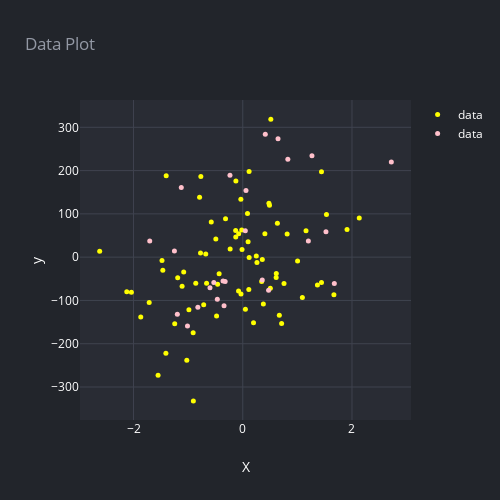

Notebook code for this chart:
### Code cell
X_train, X_test, y_train, y_test = train_test_split(X,y)

render(go.Figure(
           data=[
               scatter(X_train[:,0],y_train ,'data', mode='markers', size=5, color='yellow', opacity=1),
               scatter(X_test[:,0],y_test ,'data', mode='markers', size=5, color='pink', opacity=1)
           ]), 'Data Plot', x_axis_title='X', y_axis_title='y')

reg = SGDRegressor()
fit=reg.fit(X_train,y_train)

### Figure 1 — Plotly figure (JSON) as saved in the notebook; plotly's stock layout.template omitted (floating-point values rounded to 4 significant figures)
{"data": [{"marker": {"color": "yellow", "size": 5}, "mode": "markers", "name": "data", "opacity": 1, "type": "scatter", "x": [-0.07445, 0.5138, -0.9043, -0.3153, -0.6772, -0.5769, 0.3773, -0.4326, 0.09768, -0.7738, 1.092, 1.442, -0.4606, 0.505, -1.479, -2.62, -1.551, -1.024, -1.191, -0.2309, 2.133, -1.111, -0.7673, 1.909, -0.1279, 0.1109, -1.402, -0.493, 0.1157, 0.04852, 0.6142, 0.4894, 0.08659, 1.367, 0.3464, 0.3578, -0.7905, 0.2599, -1.867, 1.441, -1.082, -1.464, 0.1969, -0.4792, -0.7153, -1.713, 0.405, 1.004, 0.6117, 0.7554, 0.6339, -0.8604, -0.01902, -0.1258, -2.039, -1.407, 0.479, -0.6626, -0.0135, -0.9857, 1.533, 0.1173, -2.124, 1.669, 0.6697, 0.7116, -0.03275, 1.158, 0.2482, -0.908, -0.0771, -0.03471, 0.8129, -0.1301, -1.246], "y": [54.33, 318.9, -332.0, 88.46, 7.535, 81.3, -108.2, -38.1, 35.57, 9.35, -93.23, -58.68, -62.84, -71.78, -7.893, 13.42, -272.9, -238.1, -47.62, 19.0, 90.17, -66.94, 186.5, 64.16, 46.72, -74.64, 187.9, 41.77, 197.9, -120.5, -37.74, 120.0, 100.8, -64.48, -56.17, -5.132, 138.2, -12.32, -138.4, 197.3, -34.26, -30.36, -151.8, -135.9, -110.2, -104.5, 53.9, -8.893, -46.86, -60.71, 78.52, -60.2, 62.87, 176.0, -81.1, -222.2, 124.3, -60.33, 17.84, -121.3, 98.33, -0.9546, -80.02, -86.7, -134.5, -153.4, -85.38, 60.97, 2.79, -174.5, -78.01, 133.5, 53.62, 61.35, -153.6]}, {"marker": {"color": "pink", "size": 5}, "mode": "markers", "name": "data", "opacity": 1, "type": "scatter", "x": [-0.6002, -1.198, -0.5298, 0.05922, 0.04698, 0.4128, 0.3571, 1.201, -1.012, 1.267, 0.4732, -0.3427, 1.523, -1.251, -1.703, -0.8222, -0.361, 0.8254, -0.2342, -0.4657, 0.6454, 2.72, 1.676, -1.125, -0.3221], "y": [-70.78, -132.2, -58.46, 154.3, 60.92, 284.0, -52.86, 37.61, -159.1, 234.5, -76.6, -112.1, 58.86, 14.35, 37.12, -115.9, -54.85, 225.9, 189.0, -97.26, 273.4, 219.6, -60.72, 161.0, -56.27]}], "layout": {"height": 500, "legend": {"font": {"color": "#ffffff"}}, "paper_bgcolor": "#22252B", "plot_bgcolor": "#292C34", "showlegend": true, "title": {"font": {"color": "#9398A4"}, "text": "Data Plot"}, "width": 500, "xaxis": {"autorange": true, "gridcolor": "#3F434F", "range": [-2.98, 3.081], "tickfont": {"color": "#ffffff"}, "title": {"font": {"color": "#ffffff"}, "text": "X"}, "type": "linear", "zeroline": false}, "yaxis": {"autorange": true, "gridcolor": "#3F434F", "range": [-376.2, 363.1], "tickfont": {"color": "#ffffff"}, "title": {"font": {"color": "#ffffff"}, "text": "y"}, "type": "linear", "zeroline": false}}}
